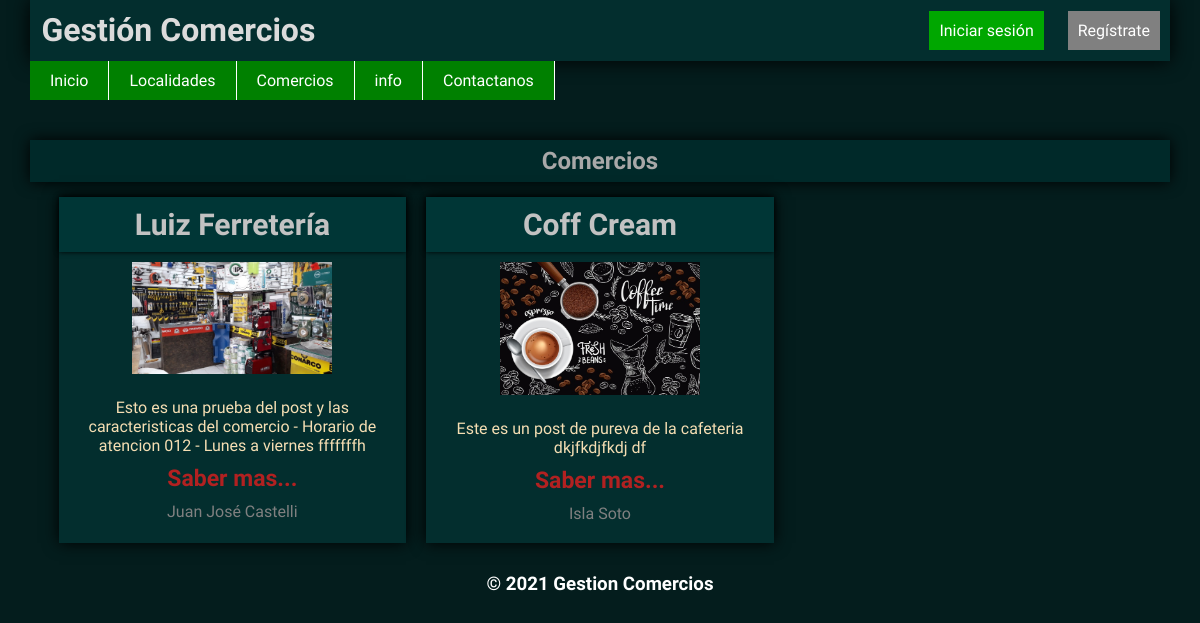
The app's page /, older data.
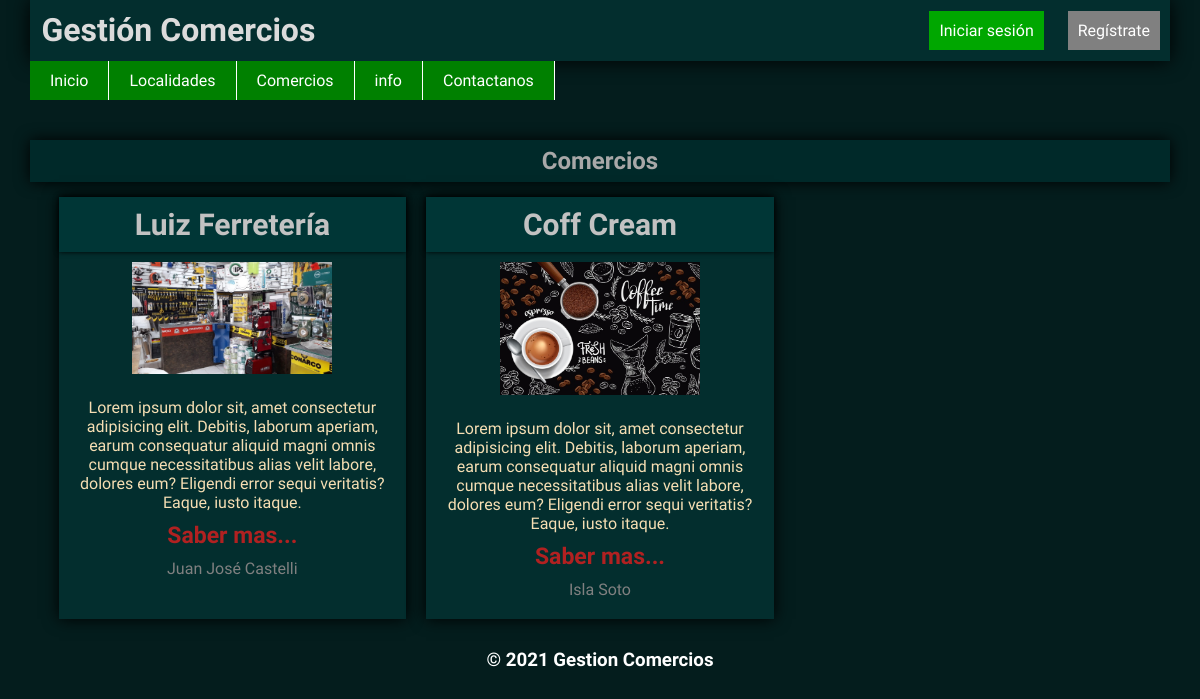
The same page, newer data.
### GestionComerciosApp/models.py (models this page shows, shortened)
class PostDeComerciosForms(models.Model):
    post_user = models.ForeignKey(User, on_delete=models.CASCADE)
    nombre_del_comercio = models.CharField(max_length=100)
    tipo_comercio = models.ForeignKey(ComercioForms, on_delete=models.CASCADE)
    descripcion = models.TextField()
    img_comercio = models.ImageField(upload_to='comercos')
    localidad = models.ForeignKey(LocalidadesForms,on_delete=models.CASCADE)

class LocalidadesForms(models.Model):
    localidad = models.CharField(max_length=200)
    def __str__(self):
        return self.localidad

### GestionComerciosApp/views.py (the view)
# urls.py: 2. Add a URL to urlpatterns:  path('', views.home, name='home')
def home(request):
    if request.user.is_authenticated:
        form = PostDeComerciosForms.objects.all()
        img_perfil = ImgPerfil.objects.filter(usuario=request.user)
        return render(request, 'home.html',{'form':form,'img':img_perfil})
    else:
        form = PostDeComerciosForms.objects.all()
        return render(request, 'home.html',{'form':form})

### GestionComerciosApp/templates/home.html
{% extends 'base.html' %}
{% load static %}
{% block section %}
    <section>
        <div class="categorias">
                <h1>Comercios</h1>
                <article>
                    {% for f in form %}
                    <div class="comercios">
                        <h2>{{ f.nombre_del_comercio }}</h2>
                        <img src="{{ f.img_comercio.url }}" alt="">
                        <p>{{ f.descripcion }}</p>
                        <h3><a href="{% url 'seccionComercio' f.id %}">Saber mas...</a></h3>
                        <a class="btn-localidad" href="">{{ f.localidad }}</a>
                    </div>
                    {% endfor %}
                </article>
        </div>
    </section>
{% endblock %}

### GestionComerciosApp/templates/base.html (shortened to what this page needs)
<!DOCTYPE html>
<html lang="en">
<head>
    {% load static %}
    <link rel="stylesheet" href="{% static 'estilos.css' %}">
    <link rel="stylesheet" href="{% static 'listas.css' %}">
</head>
<body>
    <header>
        <h1>Gestión Comercios</h1>
        <div class="usuarios">
            {% if request.user.is_authenticated %}
                    {% if img %}
                        {% for i in img %}
                            <img class="perfil-img" src="{{ i.img_perfil.url }}" alt="">
                        {% endfor %}
                    {% else %}
                        <img class="perfil-img" src="{% static 'img/user/default-user-img.jpg' %}" alt="">
                    {% endif %}
                <ul class="menu-perfil">
                    <h2>{{ request.user.username }}</h2>
                    <li><a href="{% url 'perfil' %}">Mi comercio</a></li>
                    <li><a href="{% url 'add_comercio' %}">Agregar comercio</a></li>
                    <li><a href="{% url 'editar_perfil' %}">Editar Perfil</a></li>
                    <li><a href="{% url 'logout' %}">Cerrar sesión</a></li>
                </ul>
            {% else %}
                <a class="btn-login" href="{% url 'login' %}">Iniciar sesión</a>
                <a class="btn-register" href="{% url 'registro' %}">Regístrate</a>
            {% endif %}
        </div>
    </header>
    <nav>
        <ul>
            <li><a href="{% url 'home' %}">Inicio</a></li>
            <li class="localidad"><a href="{% url 'localidades' %}">Localidades</a></li>
            <li><a href="{% url 'comercios'  %}">Comercios</a></li>
            <li><a href="{% url 'info'  %}">info</a></li>
            <li><a href="{% url 'contactanos'  %}">Contactanos</a></li>
        </ul>
    </nav>
    {% block section %}
    {% endblock %}
    <footer>
        <h3>&copy; 2021 Gestion Comercios</h3>
    </footer>
</body>
</html>

### GestionComerciosApp/static/estilos.css (style rules this page uses)
* { margin: 0%; padding: 0%; font-family: 'Roboto Condensed', sans-serif; }
body { background:rgb(4, 29, 29); width: 95%; margin: auto; }
header { display: flex; align-items: center; background: rgb(3, 46, 46); box-shadow: 0 0 20px; }
header h1 { color: rgb(219, 219, 219); padding: 1%; }
.usuarios { position: relative; margin-left: auto; }
.usuarios > a { text-decoration: none; margin: 0 10px; color: white; }
.btn-login { background: rgb(0, 167, 0); padding: 10px; transition: background 0.6s; }
.btn-register { background: grey; padding: 10px; transition: background 0.6s; }
nav > ul { list-style: none; display: flex; }
nav > ul > li > a { text-decoration: none; display: block; padding: 10px 20px; background: green; color: white; border-right: 1px solid white; transition: background 0.6s; }
.localidad { position: relative; }
section { margin-top: 20px; }
.categorias { margin-bottom: 20px; }
.categorias h1 { text-align: center; color: rgb(168, 168, 168); background: rgb(0, 41, 41); box-shadow: 0 0 15px black; padding: 7px; margin: 40px 0 15px; }
article { display: grid; grid-template-columns: 1fr 1fr 1fr; gap: 20px; width: 95%; margin: auto; }
.comercios { position: relative; text-align: center; background: rgb(3, 46, 46); box-shadow: 0 0 15px; padding-bottom: 10px; }
article .comercios h2 { background: rgb(0, 54, 54); color: rgb(194, 194, 194); padding: 10px 0; font-size: 30px; box-shadow: 0 0 5px black; }
article .comercios p { color: wheat; padding: 10px; }
.comercios > h3 > a { text-decoration: none; font-size: 23px; color:rgb(177, 33, 33); }
.comercios > a { display: block; color: grey; padding: 10px 0; }
.btn-localidad { text-decoration: none; color: gray ; }
.comercios > img { width: 200px; margin: 10px 0; }
footer h3 { text-align: center; color: white; padding: 10px 0; }

Row changes from the older to the newer data that the page shows:
changed PostDeComerciosForms "Luiz Ferretería": descripcion "Esto es una prueba del post y las caracteristicas del comercio - Horario de atencion 012 - Lunes a viernes fffffffh" → "Lorem ipsum dolor sit, amet consectetur adipisicing elit. Debitis, laborum aperiam, earum consequatur aliquid magni omnis cumque necessitatibus alias velit labore, dolores eum? Eligendi error sequi veritatis? Eaque, iusto itaque."
changed PostDeComerciosForms "Coff Cream": descripcion "Este es un post de pureva de la cafeteria dkjfkdjfkdj df" → "Lorem ipsum dolor sit, amet consectetur adipisicing elit. Debitis, laborum aperiam, earum consequatur aliquid magni omnis cumque necessitatibus alias velit labore, dolores eum? Eligendi error sequi veritatis? Eaque, iusto itaque."
